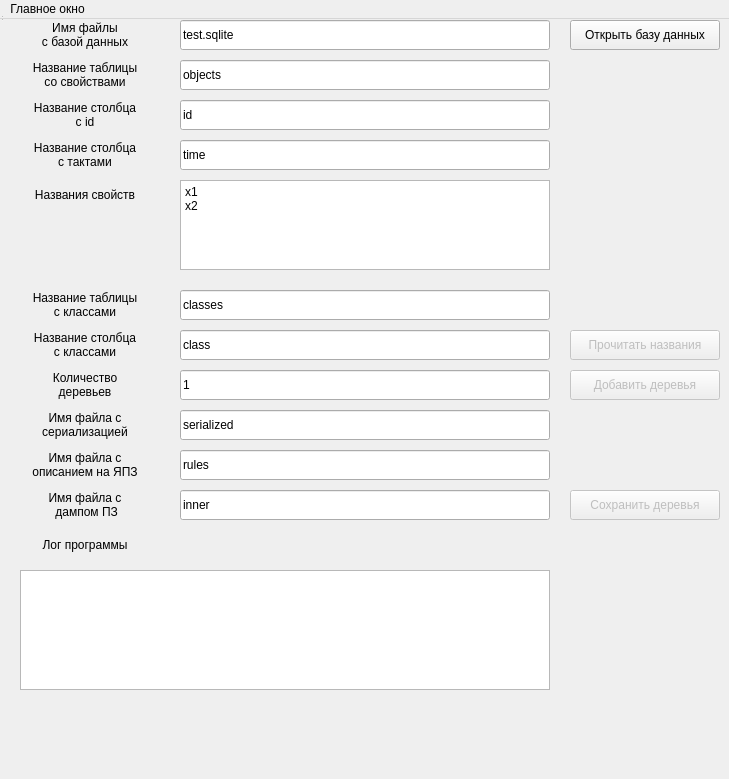
<?xml version="1.0" encoding="UTF-8"?>
<ui version="4.0">
 <class>DataMiningWindow</class>
 <widget class="QWidget" name="DataMiningWindow">
  <property name="geometry">
   <rect>
    <x>0</x>
    <y>0</y>
    <width>729</width>
    <height>779</height>
   </rect>
  </property>
  <property name="windowTitle">
   <string>MainWindow</string>
  </property>
  <widget class="QWidget" name="centralWidget" native="true">
   <property name="geometry">
    <rect>
     <x>0</x>
     <y>0</y>
     <width>740</width>
     <height>710</height>
    </rect>
   </property>
   <widget class="QLabel" name="table_name_label">
    <property name="geometry">
     <rect>
      <x>20</x>
      <y>60</y>
      <width>130</width>
      <height>30</height>
     </rect>
    </property>
    <property name="text">
     <string>Название таблицы
со свойствами</string>
    </property>
    <property name="textFormat">
     <enum>Qt::AutoText</enum>
    </property>
    <property name="alignment">
     <set>Qt::AlignCenter</set>
    </property>
   </widget>
   <widget class="QLabel" name="properties_label">
    <property name="geometry">
     <rect>
      <x>20</x>
      <y>180</y>
      <width>130</width>
      <height>30</height>
     </rect>
    </property>
    <property name="text">
     <string>Названия свойств</string>
    </property>
    <property name="alignment">
     <set>Qt::AlignCenter</set>
    </property>
   </widget>
   <widget class="QLineEdit" name="table_name_value">
    <property name="geometry">
     <rect>
      <x>180</x>
      <y>60</y>
      <width>370</width>
      <height>30</height>
     </rect>
    </property>
    <property name="text">
     <string>objects</string>
    </property>
   </widget>
   <widget class="QTextEdit" name="properties_text">
    <property name="geometry">
     <rect>
      <x>180</x>
      <y>180</y>
      <width>370</width>
      <height>90</height>
     </rect>
    </property>
    <property name="html">
     <string>&lt;!DOCTYPE HTML PUBLIC &quot;-//W3C//DTD HTML 4.0//EN&quot; &quot;http://www.w3.org/TR/REC-html40/strict.dtd&quot;&gt;
&lt;html&gt;&lt;head&gt;&lt;meta name=&quot;qrichtext&quot; content=&quot;1&quot; /&gt;&lt;style type=&quot;text/css&quot;&gt;
p, li { white-space: pre-wrap; }
&lt;/style&gt;&lt;/head&gt;&lt;body style=&quot; font-family:'Sans Serif'; font-size:9pt; font-weight:400; font-style:normal;&quot;&gt;
&lt;p style=&quot; margin-top:0px; margin-bottom:0px; margin-left:0px; margin-right:0px; -qt-block-indent:0; text-indent:0px;&quot;&gt;x1&lt;/p&gt;
&lt;p style=&quot; margin-top:0px; margin-bottom:0px; margin-left:0px; margin-right:0px; -qt-block-indent:0; text-indent:0px;&quot;&gt;x2&lt;/p&gt;&lt;/body&gt;&lt;/html&gt;</string>
    </property>
   </widget>
   <widget class="QLabel" name="class_table_name_label">
    <property name="geometry">
     <rect>
      <x>20</x>
      <y>290</y>
      <width>130</width>
      <height>30</height>
     </rect>
    </property>
    <property name="text">
     <string>Название таблицы
с классами</string>
    </property>
    <property name="alignment">
     <set>Qt::AlignCenter</set>
    </property>
   </widget>
   <widget class="QLineEdit" name="class_table_name_value">
    <property name="geometry">
     <rect>
      <x>180</x>
      <y>290</y>
      <width>370</width>
      <height>30</height>
     </rect>
    </property>
    <property name="text">
     <string>classes</string>
    </property>
   </widget>
   <widget class="QPushButton" name="open_db_button">
    <property name="geometry">
     <rect>
      <x>570</x>
      <y>20</y>
      <width>150</width>
      <height>30</height>
     </rect>
    </property>
    <property name="text">
     <string>Открыть базу данных</string>
    </property>
   </widget>
   <widget class="QLabel" name="database_name_label">
    <property name="geometry">
     <rect>
      <x>20</x>
      <y>20</y>
      <width>130</width>
      <height>30</height>
     </rect>
    </property>
    <property name="text">
     <string>Имя файлы
с базой данных</string>
    </property>
    <property name="textFormat">
     <enum>Qt::AutoText</enum>
    </property>
    <property name="alignment">
     <set>Qt::AlignCenter</set>
    </property>
   </widget>
   <widget class="QLineEdit" name="database_name_value">
    <property name="geometry">
     <rect>
      <x>180</x>
      <y>20</y>
      <width>370</width>
      <height>30</height>
     </rect>
    </property>
    <property name="text">
     <string>test.sqlite</string>
    </property>
   </widget>
   <widget class="QLabel" name="log_label">
    <property name="geometry">
     <rect>
      <x>20</x>
      <y>530</y>
      <width>130</width>
      <height>30</height>
     </rect>
    </property>
    <property name="text">
     <string>Лог программы</string>
    </property>
    <property name="alignment">
     <set>Qt::AlignCenter</set>
    </property>
   </widget>
   <widget class="QTextEdit" name="log_value">
    <property name="geometry">
     <rect>
      <x>20</x>
      <y>570</y>
      <width>530</width>
      <height>120</height>
     </rect>
    </property>
    <property name="readOnly">
     <bool>true</bool>
    </property>
   </widget>
   <widget class="QPushButton" name="parse_names_button">
    <property name="enabled">
     <bool>false</bool>
    </property>
    <property name="geometry">
     <rect>
      <x>570</x>
      <y>330</y>
      <width>150</width>
      <height>30</height>
     </rect>
    </property>
    <property name="text">
     <string>Прочитать названия</string>
    </property>
   </widget>
   <widget class="QLabel" name="id_column_name_label">
    <property name="geometry">
     <rect>
      <x>20</x>
      <y>100</y>
      <width>130</width>
      <height>30</height>
     </rect>
    </property>
    <property name="text">
     <string>Название столбца
с id</string>
    </property>
    <property name="textFormat">
     <enum>Qt::AutoText</enum>
    </property>
    <property name="alignment">
     <set>Qt::AlignCenter</set>
    </property>
   </widget>
   <widget class="QLabel" name="time_column_name_label">
    <property name="geometry">
     <rect>
      <x>20</x>
      <y>140</y>
      <width>130</width>
      <height>30</height>
     </rect>
    </property>
    <property name="text">
     <string>Название столбца
с тактами</string>
    </property>
    <property name="textFormat">
     <enum>Qt::AutoText</enum>
    </property>
    <property name="alignment">
     <set>Qt::AlignCenter</set>
    </property>
   </widget>
   <widget class="QLineEdit" name="id_column_name_value">
    <property name="geometry">
     <rect>
      <x>180</x>
      <y>100</y>
      <width>370</width>
      <height>30</height>
     </rect>
    </property>
    <property name="text">
     <string>id</string>
    </property>
   </widget>
   <widget class="QLineEdit" name="time_column_name_value">
    <property name="geometry">
     <rect>
      <x>180</x>
      <y>140</y>
      <width>370</width>
      <height>30</height>
     </rect>
    </property>
    <property name="text">
     <string>time</string>
    </property>
   </widget>
   <widget class="QLabel" name="class_column_name_label">
    <property name="geometry">
     <rect>
      <x>20</x>
      <y>330</y>
      <width>130</width>
      <height>30</height>
     </rect>
    </property>
    <property name="text">
     <string>Название столбца
с классами</string>
    </property>
    <property name="textFormat">
     <enum>Qt::AutoText</enum>
    </property>
    <property name="alignment">
     <set>Qt::AlignCenter</set>
    </property>
   </widget>
   <widget class="QLineEdit" name="class_column_name_value">
    <property name="geometry">
     <rect>
      <x>180</x>
      <y>330</y>
      <width>370</width>
      <height>30</height>
     </rect>
    </property>
    <property name="text">
     <string>class</string>
    </property>
   </widget>
   <widget class="QLabel" name="add_tree_label">
    <property name="geometry">
     <rect>
      <x>20</x>
      <y>370</y>
      <width>130</width>
      <height>30</height>
     </rect>
    </property>
    <property name="text">
     <string>Количество
деревьев</string>
    </property>
    <property name="textFormat">
     <enum>Qt::AutoText</enum>
    </property>
    <property name="alignment">
     <set>Qt::AlignCenter</set>
    </property>
   </widget>
   <widget class="QLineEdit" name="add_tree_value">
    <property name="geometry">
     <rect>
      <x>180</x>
      <y>370</y>
      <width>370</width>
      <height>30</height>
     </rect>
    </property>
    <property name="text">
     <string>1</string>
    </property>
   </widget>
   <widget class="QPushButton" name="add_tree_button">
    <property name="enabled">
     <bool>false</bool>
    </property>
    <property name="geometry">
     <rect>
      <x>570</x>
      <y>370</y>
      <width>150</width>
      <height>30</height>
     </rect>
    </property>
    <property name="text">
     <string>Добавить деревья</string>
    </property>
   </widget>
   <widget class="QLabel" name="serialize_name_label">
    <property name="geometry">
     <rect>
      <x>20</x>
      <y>410</y>
      <width>130</width>
      <height>30</height>
     </rect>
    </property>
    <property name="text">
     <string>Имя файла с
сериализацией</string>
    </property>
    <property name="textFormat">
     <enum>Qt::AutoText</enum>
    </property>
    <property name="alignment">
     <set>Qt::AlignCenter</set>
    </property>
   </widget>
   <widget class="QLineEdit" name="serialize_name_value">
    <property name="geometry">
     <rect>
      <x>180</x>
      <y>410</y>
      <width>370</width>
      <height>30</height>
     </rect>
    </property>
    <property name="text">
     <string>serialized</string>
    </property>
   </widget>
   <widget class="QLabel" name="rules_name_label">
    <property name="geometry">
     <rect>
      <x>20</x>
      <y>450</y>
      <width>130</width>
      <height>30</height>
     </rect>
    </property>
    <property name="text">
     <string>Имя файла с
описанием на ЯПЗ</string>
    </property>
    <property name="textFormat">
     <enum>Qt::AutoText</enum>
    </property>
    <property name="alignment">
     <set>Qt::AlignCenter</set>
    </property>
   </widget>
   <widget class="QLineEdit" name="rules_name_value">
    <property name="geometry">
     <rect>
      <x>180</x>
      <y>450</y>
      <width>370</width>
      <height>30</height>
     </rect>
    </property>
    <property name="text">
     <string>rules</string>
    </property>
   </widget>
   <widget class="QPushButton" name="save_trees_button">
    <property name="enabled">
     <bool>false</bool>
    </property>
    <property name="geometry">
     <rect>
      <x>570</x>
      <y>490</y>
      <width>150</width>
      <height>30</height>
     </rect>
    </property>
    <property name="text">
     <string>Сохранить деревья</string>
    </property>
   </widget>
   <widget class="QLabel" name="inner_name_label">
    <property name="geometry">
     <rect>
      <x>20</x>
      <y>490</y>
      <width>130</width>
      <height>30</height>
     </rect>
    </property>
    <property name="text">
     <string>Имя файла с
 дампом ПЗ</string>
    </property>
    <property name="textFormat">
     <enum>Qt::AutoText</enum>
    </property>
    <property name="alignment">
     <set>Qt::AlignCenter</set>
    </property>
   </widget>
   <widget class="QLineEdit" name="inner_name_value">
    <property name="geometry">
     <rect>
      <x>180</x>
      <y>490</y>
      <width>370</width>
      <height>30</height>
     </rect>
    </property>
    <property name="text">
     <string>inner</string>
    </property>
   </widget>
  </widget>
  <widget class="QMenuBar" name="menuBar">
   <property name="geometry">
    <rect>
     <x>0</x>
     <y>0</y>
     <width>729</width>
     <height>19</height>
    </rect>
   </property>
   <widget class="QMenu" name="menu">
    <property name="title">
     <string>Главное окно</string>
    </property>
   </widget>
   <addaction name="menu"/>
  </widget>
  <widget class="QToolBar" name="mainToolBar">
   <property name="geometry">
    <rect>
     <x>0</x>
     <y>0</y>
     <width>8</width>
     <height>17</height>
    </rect>
   </property>
  </widget>
  <widget class="QStatusBar" name="statusBar">
   <property name="geometry">
    <rect>
     <x>0</x>
     <y>0</y>
     <width>3</width>
     <height>22</height>
    </rect>
   </property>
  </widget>
 </widget>
 <layoutdefault spacing="6" margin="11"/>
 <resources/>
 <connections/>
</ui>
